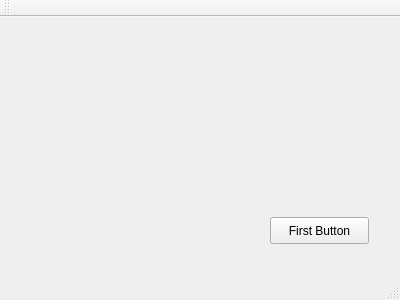
<?xml version="1.0" encoding="UTF-8"?>
<ui version="4.0">
 <class>MainWindow</class>
 <widget class="QMainWindow" name="MainWindow">
  <property name="geometry">
   <rect>
    <x>0</x>
    <y>0</y>
    <width>400</width>
    <height>300</height>
   </rect>
  </property>
  <property name="windowTitle">
   <string>MainWindow</string>
  </property>
  <widget class="QWidget" name="centralWidget">
   <widget class="QPushButton" name="pushButton">
    <property name="geometry">
     <rect>
      <x>270</x>
      <y>200</y>
      <width>99</width>
      <height>27</height>
     </rect>
    </property>
    <property name="text">
     <string>First Button</string>
    </property>
   </widget>
  </widget>
  <widget class="QMenuBar" name="menuBar">
   <property name="geometry">
    <rect>
     <x>0</x>
     <y>0</y>
     <width>400</width>
     <height>25</height>
    </rect>
   </property>
  </widget>
  <widget class="QToolBar" name="mainToolBar">
   <attribute name="toolBarArea">
    <enum>TopToolBarArea</enum>
   </attribute>
   <attribute name="toolBarBreak">
    <bool>false</bool>
   </attribute>
  </widget>
  <widget class="QStatusBar" name="statusBar"/>
 </widget>
 <layoutdefault spacing="6" margin="11"/>
 <resources/>
 <connections/>
</ui>
